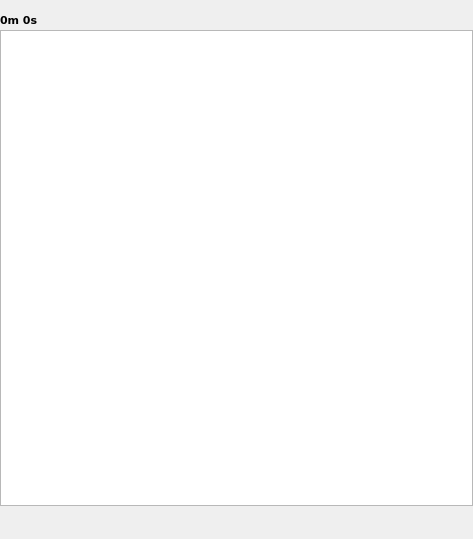
<?xml version="1.0" encoding="UTF-8"?>
<ui version="4.0">
 <class>Playlist_Window</class>
 <widget class="QWidget" name="Playlist_Window">
  <property name="windowModality">
   <enum>Qt::NonModal</enum>
  </property>
  <property name="geometry">
   <rect>
    <x>0</x>
    <y>0</y>
    <width>473</width>
    <height>539</height>
   </rect>
  </property>
  <property name="sizePolicy">
   <sizepolicy hsizetype="Preferred" vsizetype="Preferred">
    <horstretch>0</horstretch>
    <verstretch>0</verstretch>
   </sizepolicy>
  </property>
  <property name="minimumSize">
   <size>
    <width>0</width>
    <height>0</height>
   </size>
  </property>
  <property name="maximumSize">
   <size>
    <width>16516</width>
    <height>16777215</height>
   </size>
  </property>
  <property name="windowTitle">
   <string>Form</string>
  </property>
  <property name="toolTip">
   <string/>
  </property>
  <layout class="QGridLayout" name="gridLayout">
   <property name="sizeConstraint">
    <enum>QLayout::SetDefaultConstraint</enum>
   </property>
   <property name="leftMargin">
    <number>0</number>
   </property>
   <property name="topMargin">
    <number>2</number>
   </property>
   <property name="rightMargin">
    <number>0</number>
   </property>
   <property name="bottomMargin">
    <number>0</number>
   </property>
   <property name="spacing">
    <number>3</number>
   </property>
   <item row="0" column="3">
    <widget class="QPushButton" name="btn_clear">
     <property name="minimumSize">
      <size>
       <width>24</width>
       <height>24</height>
      </size>
     </property>
     <property name="maximumSize">
      <size>
       <width>26</width>
       <height>26</height>
      </size>
     </property>
     <property name="font">
      <font>
       <family>DejaVu Sans</family>
      </font>
     </property>
     <property name="focusPolicy">
      <enum>Qt::NoFocus</enum>
     </property>
     <property name="toolTip">
      <string>Clear Playlist</string>
     </property>
     <property name="text">
      <string/>
     </property>
     <property name="icon">
      <iconset>
       <normaloff>../../../.designer/backup/icons/broom.png</normaloff>../../../.designer/backup/icons/broom.png</iconset>
     </property>
     <property name="iconSize">
      <size>
       <width>24</width>
       <height>24</height>
      </size>
     </property>
     <property name="flat">
      <bool>true</bool>
     </property>
    </widget>
   </item>
   <item row="1" column="0" colspan="4">
    <layout class="QHBoxLayout" name="horizontalLayout">
     <item>
      <widget class="MyListView" name="listView">
       <property name="sizePolicy">
        <sizepolicy hsizetype="Expanding" vsizetype="MinimumExpanding">
         <horstretch>0</horstretch>
         <verstretch>0</verstretch>
        </sizepolicy>
       </property>
       <property name="minimumSize">
        <size>
         <width>200</width>
         <height>0</height>
        </size>
       </property>
       <property name="maximumSize">
        <size>
         <width>167721</width>
         <height>16777215</height>
        </size>
       </property>
       <property name="font">
        <font>
         <family>DejaVu Sans</family>
        </font>
       </property>
       <property name="horizontalScrollBarPolicy">
        <enum>Qt::ScrollBarAlwaysOff</enum>
       </property>
       <property name="alternatingRowColors">
        <bool>true</bool>
       </property>
       <property name="selectionMode">
        <enum>QAbstractItemView::ExtendedSelection</enum>
       </property>
      </widget>
     </item>
    </layout>
   </item>
   <item row="3" column="0">
    <layout class="QHBoxLayout" name="horizontalLayout_2">
     <item>
      <widget class="QPushButton" name="btn_rep1">
       <property name="minimumSize">
        <size>
         <width>30</width>
         <height>30</height>
        </size>
       </property>
       <property name="maximumSize">
        <size>
         <width>30</width>
         <height>30</height>
        </size>
       </property>
       <property name="font">
        <font>
         <family>DejaVu Sans</family>
        </font>
       </property>
       <property name="focusPolicy">
        <enum>Qt::NoFocus</enum>
       </property>
       <property name="toolTip">
        <string>Repeat 1</string>
       </property>
       <property name="text">
        <string/>
       </property>
       <property name="icon">
        <iconset>
         <normaloff>../../../icons/rep1.png</normaloff>../../../icons/rep1.png</iconset>
       </property>
       <property name="iconSize">
        <size>
         <width>22</width>
         <height>22</height>
        </size>
       </property>
       <property name="shortcut">
        <string>Enter</string>
       </property>
       <property name="checkable">
        <bool>true</bool>
       </property>
       <property name="flat">
        <bool>true</bool>
       </property>
      </widget>
     </item>
     <item>
      <widget class="QPushButton" name="btn_repAll">
       <property name="minimumSize">
        <size>
         <width>30</width>
         <height>30</height>
        </size>
       </property>
       <property name="maximumSize">
        <size>
         <width>30</width>
         <height>30</height>
        </size>
       </property>
       <property name="font">
        <font>
         <family>DejaVu Sans</family>
        </font>
       </property>
       <property name="focusPolicy">
        <enum>Qt::NoFocus</enum>
       </property>
       <property name="toolTip">
        <string>Repeat All</string>
       </property>
       <property name="text">
        <string/>
       </property>
       <property name="icon">
        <iconset>
         <normaloff>../../../icons/repAll.png</normaloff>../../../icons/repAll.png</iconset>
       </property>
       <property name="iconSize">
        <size>
         <width>22</width>
         <height>22</height>
        </size>
       </property>
       <property name="shortcut">
        <string>Enter</string>
       </property>
       <property name="checkable">
        <bool>true</bool>
       </property>
       <property name="flat">
        <bool>true</bool>
       </property>
      </widget>
     </item>
     <item>
      <widget class="QPushButton" name="btn_shuffle">
       <property name="minimumSize">
        <size>
         <width>30</width>
         <height>30</height>
        </size>
       </property>
       <property name="maximumSize">
        <size>
         <width>30</width>
         <height>30</height>
        </size>
       </property>
       <property name="font">
        <font>
         <family>DejaVu Sans</family>
        </font>
       </property>
       <property name="focusPolicy">
        <enum>Qt::NoFocus</enum>
       </property>
       <property name="toolTip">
        <string>Shuffle</string>
       </property>
       <property name="text">
        <string/>
       </property>
       <property name="icon">
        <iconset>
         <normaloff>../../../icons/shuffle.png</normaloff>../../../icons/shuffle.png</iconset>
       </property>
       <property name="iconSize">
        <size>
         <width>22</width>
         <height>22</height>
        </size>
       </property>
       <property name="shortcut">
        <string>Enter</string>
       </property>
       <property name="checkable">
        <bool>true</bool>
       </property>
       <property name="flat">
        <bool>true</bool>
       </property>
      </widget>
     </item>
     <item>
      <widget class="QPushButton" name="btn_append">
       <property name="minimumSize">
        <size>
         <width>30</width>
         <height>30</height>
        </size>
       </property>
       <property name="maximumSize">
        <size>
         <width>30</width>
         <height>30</height>
        </size>
       </property>
       <property name="font">
        <font>
         <family>DejaVu Sans</family>
        </font>
       </property>
       <property name="focusPolicy">
        <enum>Qt::NoFocus</enum>
       </property>
       <property name="toolTip">
        <string>Append when adding new tracks</string>
       </property>
       <property name="text">
        <string/>
       </property>
       <property name="icon">
        <iconset>
         <normaloff>../../../.designer/backup/icons/append.png</normaloff>../../../.designer/backup/icons/append.png</iconset>
       </property>
       <property name="iconSize">
        <size>
         <width>22</width>
         <height>22</height>
        </size>
       </property>
       <property name="shortcut">
        <string>Enter</string>
       </property>
       <property name="checkable">
        <bool>true</bool>
       </property>
       <property name="flat">
        <bool>true</bool>
       </property>
      </widget>
     </item>
     <item>
      <widget class="QPushButton" name="btn_dynamic">
       <property name="minimumSize">
        <size>
         <width>30</width>
         <height>30</height>
        </size>
       </property>
       <property name="maximumSize">
        <size>
         <width>30</width>
         <height>30</height>
        </size>
       </property>
       <property name="font">
        <font>
         <family>DejaVu Sans</family>
        </font>
       </property>
       <property name="focusPolicy">
        <enum>Qt::NoFocus</enum>
       </property>
       <property name="toolTip">
        <string>Dynamic playing</string>
       </property>
       <property name="text">
        <string/>
       </property>
       <property name="icon">
        <iconset>
         <normaloff>../../../icons/dynamic.png</normaloff>../../../icons/dynamic.png</iconset>
       </property>
       <property name="iconSize">
        <size>
         <width>22</width>
         <height>22</height>
        </size>
       </property>
       <property name="shortcut">
        <string>Enter</string>
       </property>
       <property name="checkable">
        <bool>true</bool>
       </property>
       <property name="flat">
        <bool>true</bool>
       </property>
      </widget>
     </item>
    </layout>
   </item>
   <item row="3" column="1" colspan="2">
    <spacer name="horizontalSpacer">
     <property name="font">
      <font>
       <family>DejaVu Sans</family>
      </font>
     </property>
     <property name="orientation">
      <enum>Qt::Horizontal</enum>
     </property>
     <property name="sizeHint" stdset="0">
      <size>
       <width>40</width>
       <height>20</height>
      </size>
     </property>
    </spacer>
   </item>
   <item row="0" column="2">
    <widget class="QPushButton" name="btn_import">
     <property name="minimumSize">
      <size>
       <width>24</width>
       <height>24</height>
      </size>
     </property>
     <property name="maximumSize">
      <size>
       <width>26</width>
       <height>26</height>
      </size>
     </property>
     <property name="font">
      <font>
       <family>DejaVu Sans</family>
      </font>
     </property>
     <property name="focusPolicy">
      <enum>Qt::NoFocus</enum>
     </property>
     <property name="toolTip">
      <string>Import new (orange) tracks to library w/o copying</string>
     </property>
     <property name="text">
      <string/>
     </property>
     <property name="iconSize">
      <size>
       <width>20</width>
       <height>20</height>
      </size>
     </property>
     <property name="flat">
      <bool>true</bool>
     </property>
    </widget>
   </item>
   <item row="3" column="3">
    <widget class="QPushButton" name="btn_numbers">
     <property name="minimumSize">
      <size>
       <width>30</width>
       <height>30</height>
      </size>
     </property>
     <property name="maximumSize">
      <size>
       <width>30</width>
       <height>30</height>
      </size>
     </property>
     <property name="font">
      <font>
       <family>DejaVu Sans</family>
      </font>
     </property>
     <property name="focusPolicy">
      <enum>Qt::NoFocus</enum>
     </property>
     <property name="toolTip">
      <string>Show numbers in playlist</string>
     </property>
     <property name="text">
      <string/>
     </property>
     <property name="iconSize">
      <size>
       <width>22</width>
       <height>22</height>
      </size>
     </property>
     <property name="checkable">
      <bool>true</bool>
     </property>
     <property name="flat">
      <bool>true</bool>
     </property>
    </widget>
   </item>
   <item row="0" column="0" colspan="2">
    <layout class="QHBoxLayout" name="horizontalLayout_3">
     <item>
      <widget class="QLabel" name="lab_totalTime">
       <property name="minimumSize">
        <size>
         <width>0</width>
         <height>25</height>
        </size>
       </property>
       <property name="maximumSize">
        <size>
         <width>1000</width>
         <height>16777215</height>
        </size>
       </property>
       <property name="font">
        <font>
         <family>DejaVu Sans</family>
         <pointsize>8</pointsize>
         <weight>75</weight>
         <bold>true</bold>
        </font>
       </property>
       <property name="text">
        <string notr="true">0m 0s</string>
       </property>
       <property name="alignment">
        <set>Qt::AlignBottom|Qt::AlignLeading|Qt::AlignLeft</set>
       </property>
      </widget>
     </item>
    </layout>
   </item>
  </layout>
 </widget>
 <customwidgets>
  <customwidget>
   <class>MyListView</class>
   <extends>QListView</extends>
   <header>GUI/MyListView.h</header>
  </customwidget>
 </customwidgets>
 <resources/>
 <connections/>
</ui>
